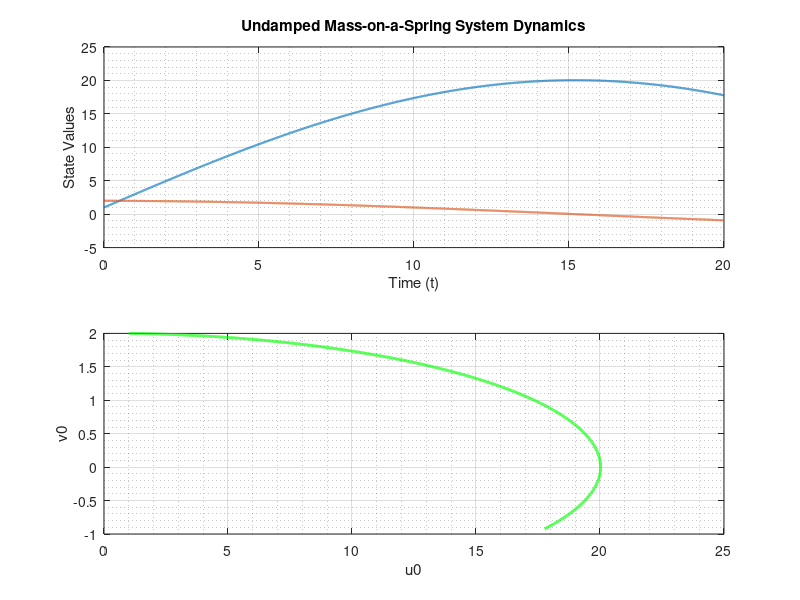

Source code (MATLAB):
%% Undamped Spring System

close all; clear; clc

% Discretize time

N = 1e4;
t_0 = 0;
t_end = 20;
t = linspace(t_0,t_end,N);

% Parameters

k = 0.5;
m = 50;

u0 = 1;
v0 = 2;
x0 = [u0,v0];


% Right hand side

dudt = @(t, x)[x(2); (-k/m)*x(1)];

% Solve numerically using ode45
    
[t, x] = ode45(dudt, t, x0);
    
% get u and v from matrix
u = x(:, 1);
v = x(:, 2); 
    
figure;
subplot(2,1,1);
plot(t, u, 'LineWidth', 1.5); hold on;
plot(t, v, 'LineWidth', 1.5);
title('Undamped Mass-on-a-Spring System Dynamics');
xlabel('Time (t)');
ylabel('State Values');
grid on;
grid minor;
    
   
subplot(2,1,2);
plot(u, v, 'g-', 'LineWidth', 2); hold on;
xlabel('u0');
ylabel('v0');
grid on;
grid minor;
